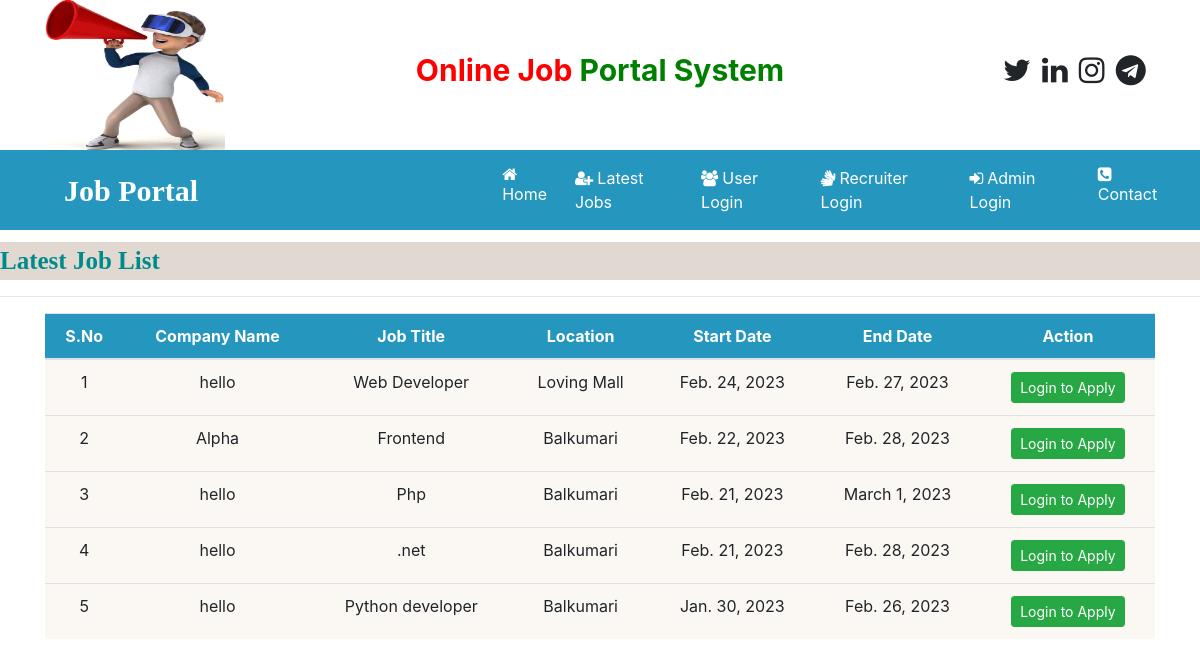
The page /latest_jobs on the database its author committed.
### job/models.py (models this page shows, shortened)
class Job(models.Model):
    recruiter = models.ForeignKey(Recruiter, on_delete=models.CASCADE)
    start_date = models.DateField()
    end_date = models.DateField()
    title = models.CharField(max_length=100)
    salary = models.FloatField(max_length=20)
    image = models.FileField()
    description = models.CharField(max_length=500)
    experience = models.CharField(max_length=50)
    location = models.CharField(max_length=20)
    skills = models.CharField(max_length=200)
    creationdate = models.DateField()

class Recruiter(models.Model):
    user = models.ForeignKey(User, on_delete=models.CASCADE)
    mobile = models.CharField(max_length=15,null=True)
    image = models.FileField(null=True)
    gender = models.CharField(max_length=15,null=True)
    company = models.CharField(max_length=100,null=True)
    type = models.CharField(max_length=15,null=True)
    status = models.CharField(max_length=20,null=True)

### job/views.py (the view)
# urls.py: path('latest_jobs',latest_jobs,name="latest_jobs"),
def latest_jobs(request):
    job = Job.objects.all().order_by('-start_date')
    d ={'job':job}
    return render(request,'latest_jobs.html',d)

### job/templates/latest_jobs.html (shortened to what this page needs)
{% load static %}
{% block body %}
{% include 'navigation.html' %}
<marquee style="font-family: 'Monotype Corsiva'; font-size: 25px; color: darkcyan; background-color: #E1D9D1; font-weight:bold; margin-top: 1%">
    Latest Job List
</marquee>
<hr>
<div class="container">
<table  class="table table-hover" id="example">
    <thead>
    <tr style="background-color: #2596be; color:white">
        <th>S.No</th>
        <th>Company Name</th>
        <th>Job Title</th>
        <th>Location</th>
        <th>Start Date</th>
        <th>End Date</th>
        <th>Action</th>
    </tr>
    </thead>
    <tbody>
        {% for i in job %}
        <tr style="background-color: #FBF8F3">
            <td>{{forloop.counter}}</td>
            <td>{{i.recruiter.company}}</td>
            <td>{{i.title}}</td>
            <td>{{i.location}}</td>
            <td>{{i.start_date}}</td>
            <td>{{i.end_date}}</td>
            <td><a href="{% url 'user_login' %}" class="btn btn-success btn-sm" >Login to Apply</a>
        </tr>
        {% endfor %}
    </tbody>
</table>
</div>
{% endblock %}

### job/templates/latest_jobs.html (style rules this page uses)
tr { text-align:center }

### rows shown on the page
Job: recruiter.company "hello", title "Web Developer", location "Loving Mall", start_date "Feb. 24, 2023", end_date "Feb. 27, 2023"
Job: recruiter.company "Alpha", title "Frontend", location "Balkumari", start_date "Feb. 22, 2023", end_date "Feb. 28, 2023"
Job: recruiter.company "hello", title "Php", location "Balkumari", start_date "Feb. 21, 2023", end_date "March 1, 2023"
Job: recruiter.company "hello", title ".net", location "Balkumari", start_date "Feb. 21, 2023", end_date "Feb. 28, 2023"
Job: recruiter.company "hello", title "Python developer", location "Balkumari", start_date "Jan. 30, 2023", end_date "Feb. 26, 2023"
